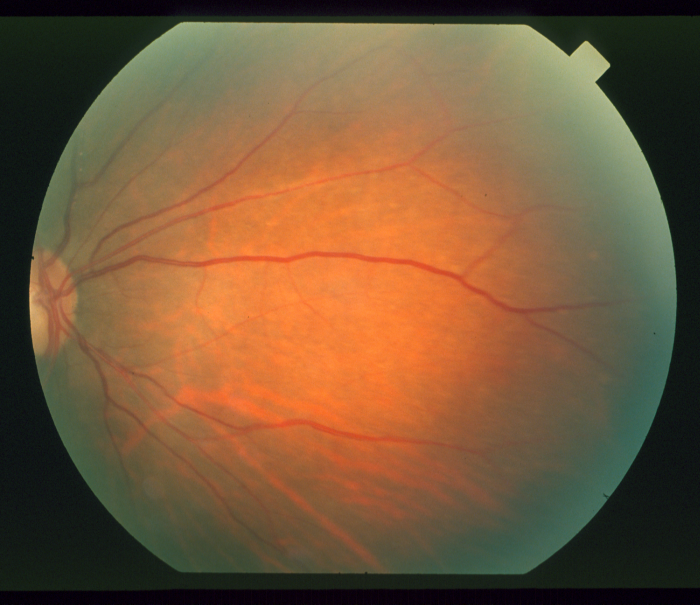
#> input picture assignment/assignment/dataset/test/78.png, 700 x 605 px; its folder holds 5 pictures in this run
$ jupyter execute adrain.ipynb
#> lines starting #> are read from the running program, lines starting #| are printed output that depends on the picture; after the words box and inside, x2 and y2 are one past the last pixel; in counts of white or black regions, pixels touching at a corner belong together
[cell 1]
import cv2
import numpy as np
import matplotlib.pyplot as plt
from os import listdir
from os.path import isfile, join, splitext

[cell 2]
from os import listdir


input_dir = '../dataset/test'
output_dir = '../dataset/output'
gt_dir = '../dataset/groundtruth'
numImages = 80

# [4 lines of commented-out code are left out]

onlyfiles = [f for f in listdir(input_dir) if isfile(join(input_dir, f))]
files = onlyfiles[0:numImages]

[cell 3]
def showSubplotImage(img, titlestr="", cmap='gray', interpolation='bicubic', vmin=0, vmax=255):
    """
    Displays a single grayscale image with customizable visualization options.
    """
    plt.imshow(img, cmap=cmap, interpolation=interpolation, vmin=vmin, vmax=vmax)
    plt.xticks([]), plt.yticks([])  # Remove axis ticks
    plt.title(titlestr)
    plt.show()  # Show the image

def setSubplotImage(img, titlestr="", cmap='gray', interpolation='bicubic', vmin=0, vmax=255):
    """
    Displays multiple images in a subplot grid with customizable visualization options.
    """
    n = len(img)  # Number of images

    if n <= 6:
        # If 6 or fewer images, show in a single row
        cols = n
        rows = 1
    else:
        # Otherwise, calculate rows and columns
        cols = int(np.ceil(np.sqrt(n)))
        rows = int(np.ceil(n / cols))

    # Create subplots
    fig, axs = plt.subplots(rows, cols, figsize=(15, 15))
    axs = axs.ravel()  # Flatten axes for easy indexing

    for i in range(n):
        axs[i].imshow(img[i], cmap=cmap, interpolation=interpolation, vmin=vmin, vmax=vmax)
        axs[i].set_title(titlestr[i] if i < len(titlestr) else "")
        axs[i].axis('off')  # Turn off axes

    # Hide any unused subplots
    for i in range(n, len(axs)):
        axs[i].axis('off')

    plt.tight_layout()  # Adjust layout for better visibility
    plt.show()  # Display the subplot grid

[cell 4]
def show_images(images, titles):
    plt.figure(figsize=(20, 10))
    for i in range(len(images)):
        plt.subplot(1, len(images), i + 1)
        plt.imshow(images[i], cmap='gray')
        plt.title(titles[i])
        plt.xticks([]), plt.yticks([])
    plt.show()

[cell 5]
img = cv2.imread('../dataset/test/78.png')
#> img is the input picture: shape (605, 700, 3); mean B, G, R 58, 88, 118

img = cv2.cvtColor(img, cv2.COLOR_BGR2RGB)

# Split the Red, Green and Blue Channel of the RGB Image.
r, g, b = cv2.split(img)
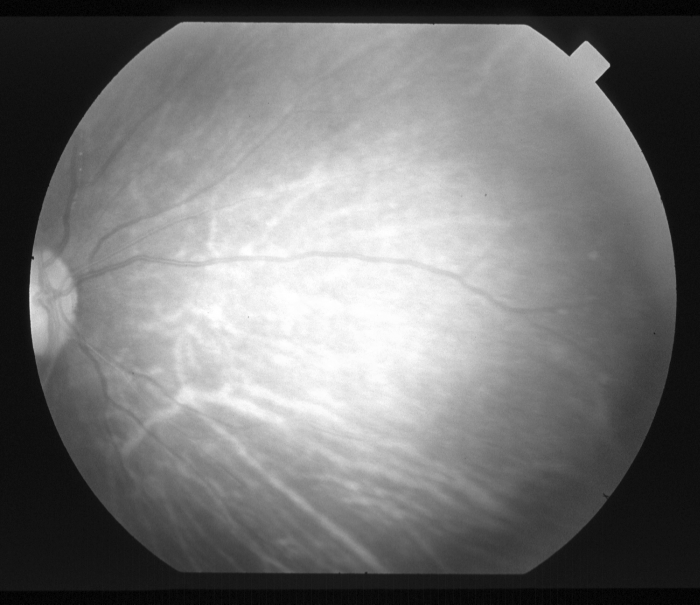
#> r: shape (605, 700); min 0, max 255, mean 118
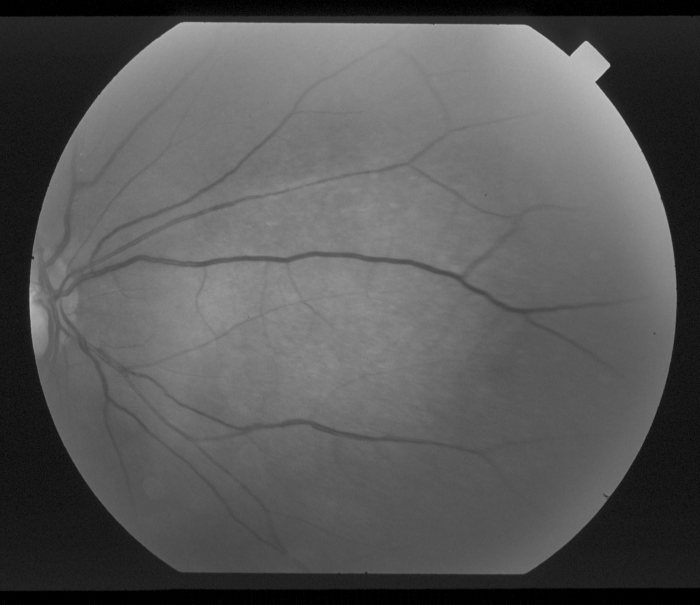
#> g: shape (605, 700); min 0, max 195, mean 88
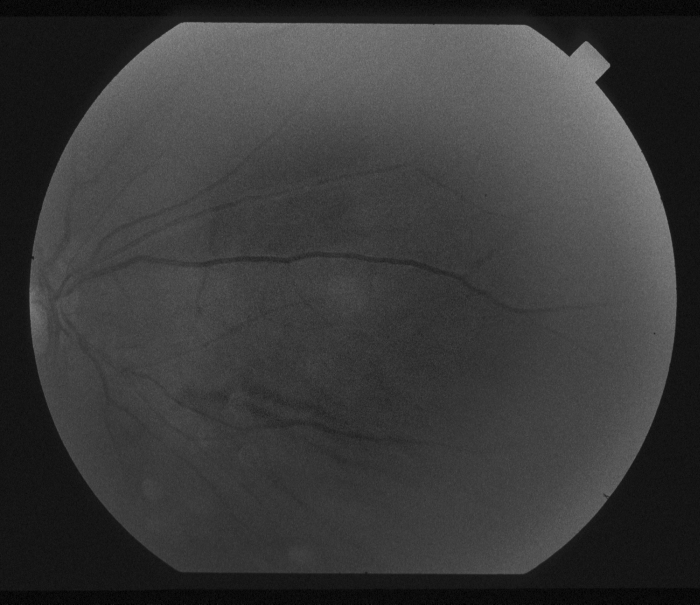
#> b: shape (605, 700); min 0, max 149, mean 58

# Create a CLAHE (Contrast Limited Adaptive Histogram Equalization) for contrast enhancement.
vessel_clahe = cv2.createCLAHE(clipLimit = 3, tileGridSize = (10, 10))

# Apply CLAHE (Contrast Limited Adaptive Histogram Equalization) for the Green Channel to enhance the green channel.
vessel_equalize_hist = vessel_clahe.apply(g)
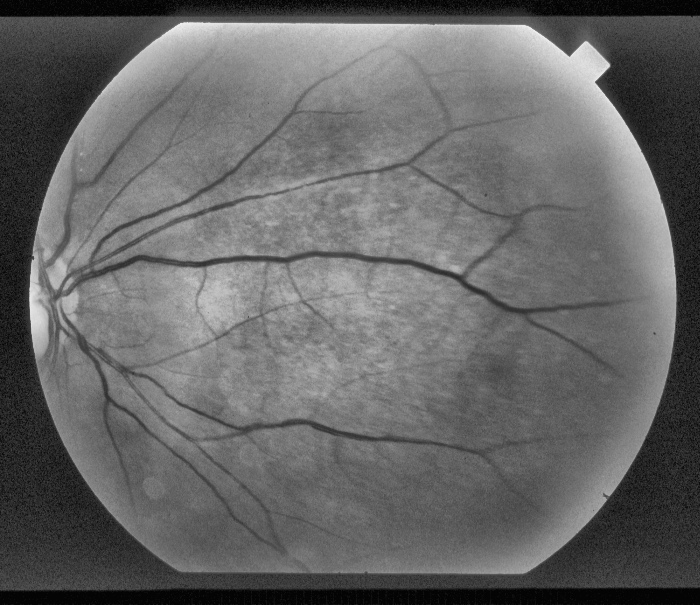
#> vessel_equalize_hist: shape (605, 700); min 3, max 239, mean 101.8

# # Make a Gaussian Blur for "equalizeHist" to smooth the enhanced green channel.
# vessel_gaussian_blur = cv2.GaussianBlur(vessel_equalize_hist, (3, 3), 5)

# Apply adaptive thresholding to the "gaussianBlur" to create a binary image.
vessel_adaptive_threshold = cv2.adaptiveThreshold(vessel_equalize_hist, 1, cv2.ADAPTIVE_THRESH_MEAN_C, cv2.THRESH_BINARY_INV, 13, 5)
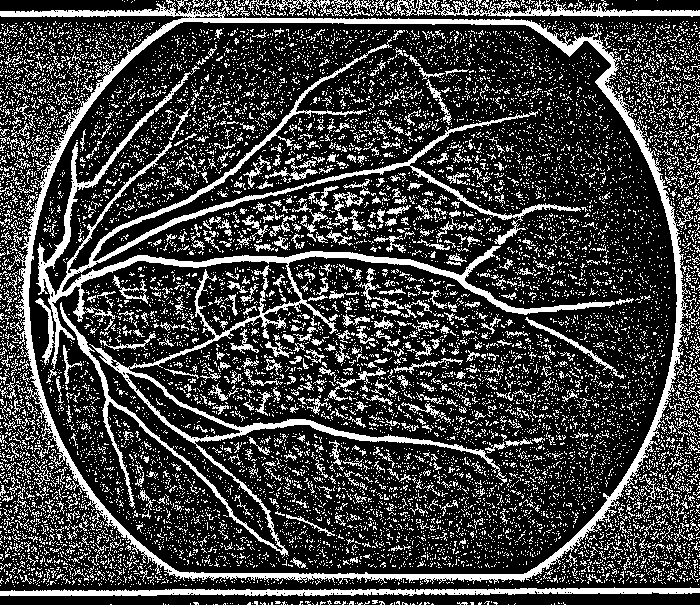
#> vessel_adaptive_threshold: shape (605, 700); values 0 (black) and 1 (white), 25.6% white; 13008 white regions (12316 under 20 px), largest, box (x1, y1, x2, y2) and area: (35, 37, 615, 558) 18830, (0, 0, 700, 584) 15682, (0, 587, 700, 596) 3820

# Apply log transformation to enhance dynamic range and scale it to 8-bit.
frame_log = np.uint8(10 * np.log(2.0 + g))
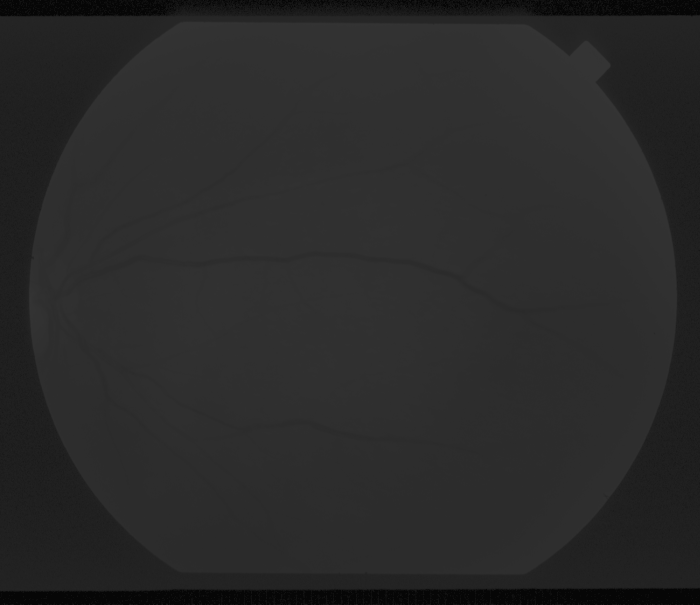
#> frame_log: shape (605, 700); min 6, max 52, mean 41.9

# # Apply Gaussian blur to the log-transformed image for noise reduction.
# frame_gaussian_blur = cv2.GaussianBlur(frame_log, (5, 5), 0)

# Apply adaptive thresholding to the blurred log-transformed image.
# frame_adaptive_threshold = cv2.adaptiveThreshold(frame_log, 1, cv2.ADAPTIVE_THRESH_MEAN_C, cv2.THRESH_BINARY_INV, 13, 5)
_, frame_adaptive_threshold = cv2.threshold(frame_log, 1, 255, cv2.THRESH_BINARY_INV+cv2.THRESH_OTSU)
#> frame_adaptive_threshold: shape (605, 700); 26.2% white; 13 white regions (12 under 20 px), largest, box (x1, y1, x2, y2) and area: (0, 0, 700, 605) 110833

# Create a small elliptical structuring element for morphological operations.
# frame_kernel = cv2.getStructuringElement(cv2.MORPH_ELLIPSE, (4, 4))
kernel = cv2.getStructuringElement(cv2.MORPH_ELLIPSE, (4, 4))
# Perform dilation to enlarge the frame of the fundus image.
frame_dilate = cv2.dilate(frame_adaptive_threshold, kernel, iterations = 1)
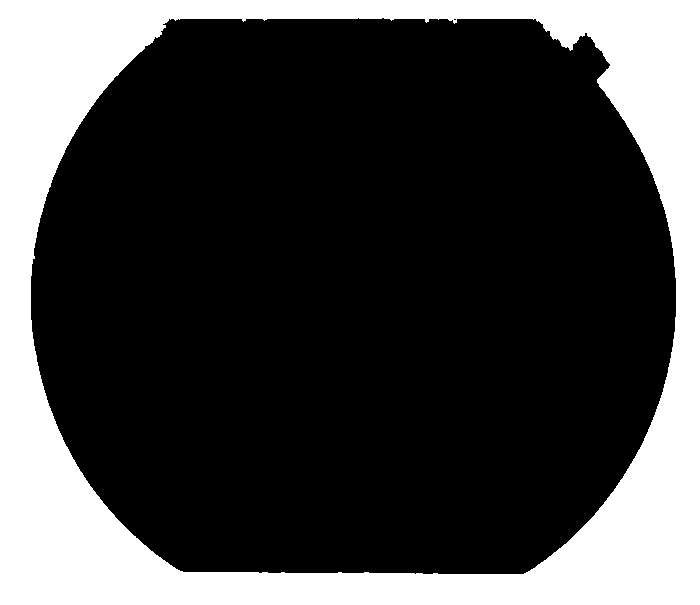
#> frame_dilate: shape (605, 700); 27% white; 1 white region, box (x1, y1, x2, y2) and area: (0, 0, 700, 605) 114533

# Subtract the vessel binary images and frame binary image to remove the frame of the fundus.
outImg = cv2.subtract(vessel_adaptive_threshold, frame_dilate)
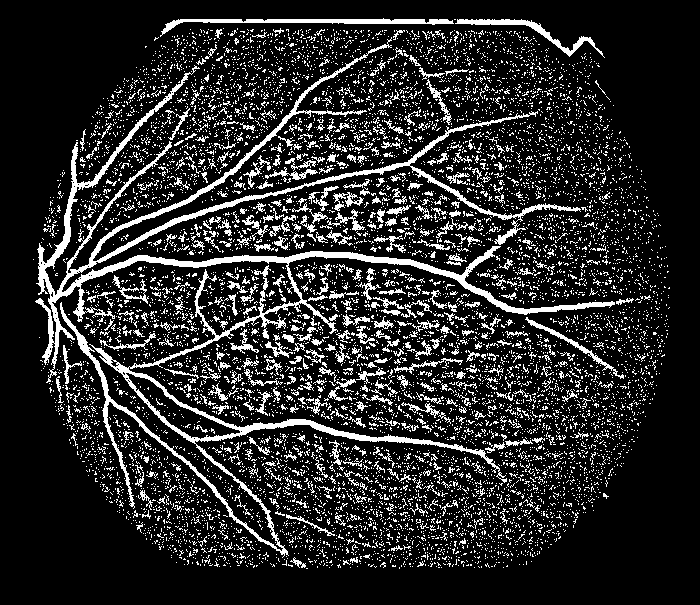
#> outImg: shape (605, 700); values 0 (black) and 1 (white), 16.2% white in thin lines or dots, all inside (x1, y1, x2, y2) = (33, 18, 670, 569)

# Find connected components in the binary image.
num_labels, labels, stats, _ = cv2.connectedComponentsWithStats(outImg, connectivity = 8)
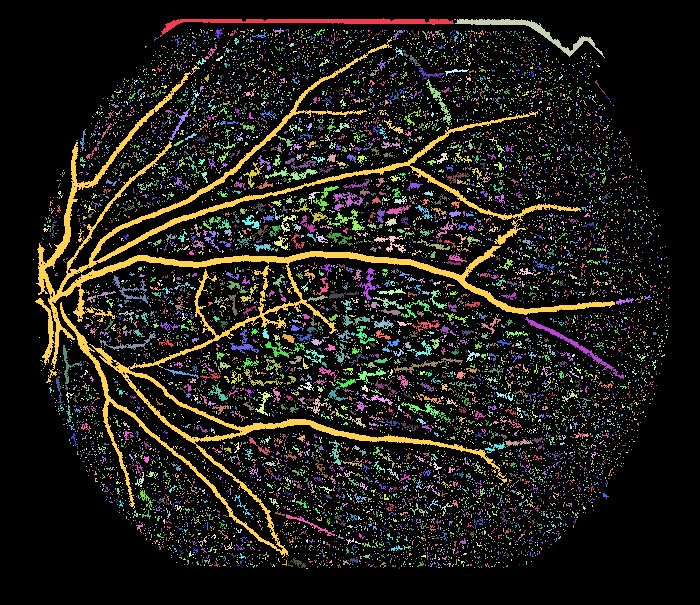
#> labels: shape (605, 700) int32; 9332 distinct labels, from 0 to 9331; one colour per label, 0 black
#> num_labels = 9332

# Iterate through all detected components and remove those smaller than the minimum size.
for i in range(1, num_labels):  # Skip the background (i=0).
    if stats[i, cv2.CC_STAT_AREA] < 300:  # Check if the component area is smaller than the threshold.
        outImg[labels == i] = 0  # Remove the small component by setting its pixels to 0.
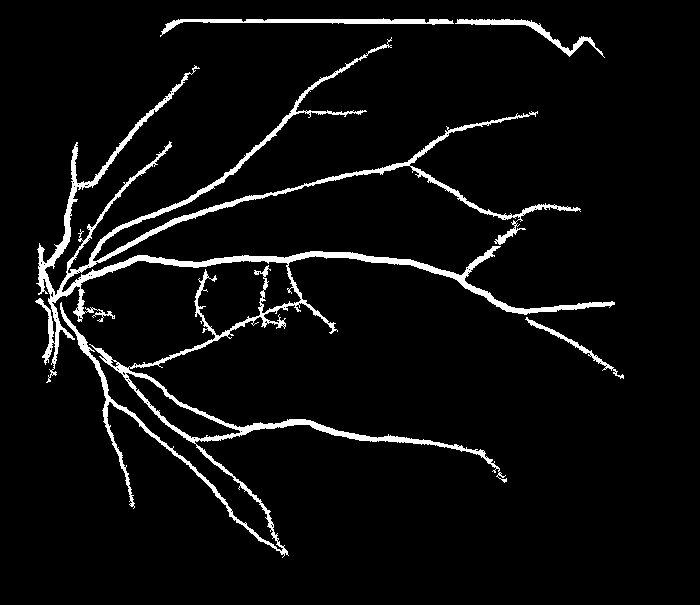
#> outImg: shape (605, 700); values 0 (black) and 1 (white), 5% white; 4 white regions, box (x1, y1, x2, y2) and area: (35, 37, 615, 558) 18830, (160, 18, 454, 37) 1263, (455, 19, 605, 58) 836, (525, 317, 624, 379) 448

# setSubplotImage([img, vessel_equalize_hist, vessel_adaptive_threshold, frame_log, frame_adaptive_threshold, frame_dilate, outImg], ["Original Image", "CLAHE", "Adaptive Thresholding", "Log Transformation", "Adaptive Thresholding", "Dilation", "Final Image"])

show_images([img, vessel_equalize_hist, frame_log], ["Original Image", "CLAHE", "Log Transformation", "Adaptive Thresholding", "Dilation", "Final Image"])
#> the loop in show_images, `for i in range(len(images)):` made 3 passes

show_images([ vessel_adaptive_threshold, frame_adaptive_threshold, frame_dilate, outImg], [ "Vessel_Adaptive Thresholding", "Frame_Adaptive Thresholding", "Dilation", "Final Image"])
#> the loop in show_images (call 2), `for i in range(len(images)):` made 4 passes


plt.imshow(vessel_adaptive_threshold, cmap='gray', interpolation='bicubic', vmin=0, vmax=1)
